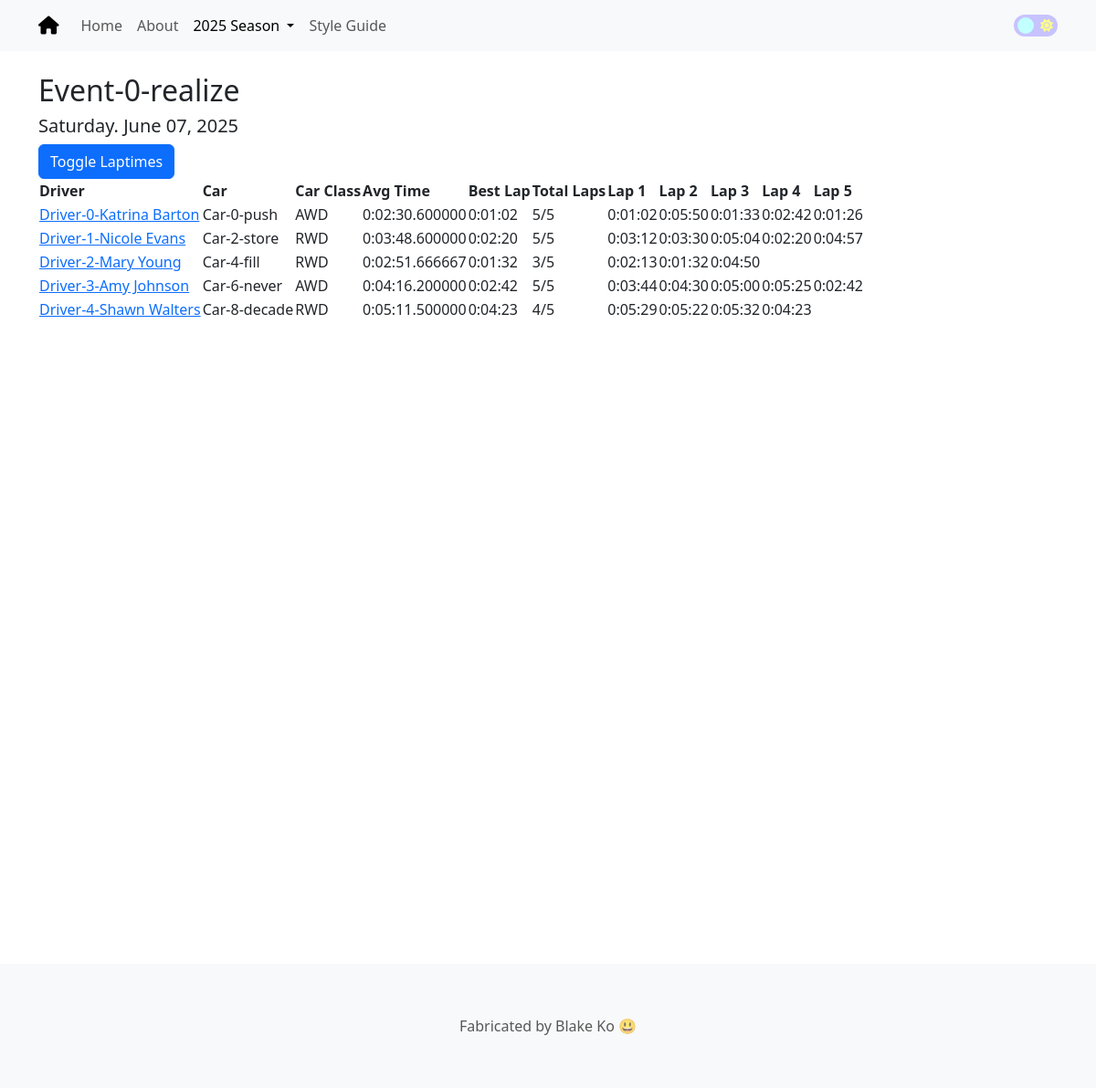
Screenshot of /event/2025/1 with the database file from the repository.
### app/models.py (models this page shows, shortened)
class Event(db.Model):
    id:             so.Mapped[int] = so.mapped_column(primary_key=True)
    event_name:     so.Mapped[str] = so.mapped_column(sa.String(64), index=True, unique=True)
    event_date:     so.Mapped[datetime.date] = so.mapped_column(sa.Date, index=True)
    event_type_id:  so.Mapped[int] = so.mapped_column(sa.ForeignKey('event_type.id'), index=True)
    season_id:      so.Mapped[int] = so.mapped_column(sa.ForeignKey('season.id'), index=True)
    event_type:     so.Mapped["EventType"] = so.relationship("EventType", back_populates="events")
    season:         so.Mapped["Season"] = so.relationship("Season", back_populates="events")
    driver_events:  so.Mapped[list["DriverEvent"]] = so.relationship("DriverEvent", back_populates="event")

class DriverEvent(db.Model):
    __table_args__ = (sa.UniqueConstraint('driver_id', 'event_id', 'car_id', name='unique_driver_event'),)
    id:         so.Mapped[int] = so.mapped_column(primary_key=True)
    driver_id:  so.Mapped[int] = so.mapped_column(sa.ForeignKey('driver.id'), index=True)
    event_id:   so.Mapped[int] = so.mapped_column(sa.ForeignKey('event.id'), index=True)
    car_id:     so.Mapped[int] = so.mapped_column(sa.ForeignKey('car.id'), index=True)
    driver:     so.Mapped["Driver"] = so.relationship("Driver", back_populates="driver_events")
    event:      so.Mapped["Event"] = so.relationship("Event", back_populates="driver_events")
    car:        so.Mapped["Car"] = so.relationship("Car", back_populates="driver_events")
    laptimes:           so.Mapped[list["Laptime"]] = so.relationship("Laptime", back_populates="driver_event")
    driver_event_stats: so.Mapped[Optional["DriverEventStats"]] = so.relationship("DriverEventStats", back_populates="driver_event")

class Driver(db.Model):
    id:             so.Mapped[int] = so.mapped_column(primary_key=True)
    driver_name:    so.Mapped[str] = so.mapped_column(sa.String(64), index=True, unique=True)
    driver_events:  so.Mapped[list["DriverEvent"]] = so.relationship("DriverEvent", back_populates="driver")
    def get_slug(self):
        return slugify(self.driver_name)

class Car(db.Model):
    __table_args__ = (sa.UniqueConstraint('car_name', 'car_class', name='unique_car'),)
    id:         so.Mapped[int] = so.mapped_column(primary_key=True)
    car_name:   so.Mapped[str] = so.mapped_column(sa.String(64), index=True)
    car_class:  so.Mapped[str] = so.mapped_column(sa.String(64), index=True)
    driver_events: so.Mapped[list["DriverEvent"]] = so.relationship("DriverEvent", back_populates="car")

class DriverEventStats(db.Model):
    id:                 so.Mapped[int] = so.mapped_column(primary_key=True)
    driver_event_id:    so.Mapped[int] = so.mapped_column(sa.ForeignKey('driver_event.id'), unique=True, index=True)
    fastest_lap:        so.Mapped[Optional[datetime.timedelta]] = so.mapped_column(sa.Interval)
    average_lap:        so.Mapped[Optional[datetime.timedelta]] = so.mapped_column(sa.Interval)
    total_laps:         so.Mapped[int] = so.mapped_column(sa.Integer, index=True)
    driver_event:       so.Mapped["DriverEvent"] = so.relationship("DriverEvent", back_populates="driver_event_stats")

class Laptime(db.Model):
    id:                 so.Mapped[int] = so.mapped_column(primary_key=True)
    driver_event_id:    so.Mapped[int] = so.mapped_column(sa.ForeignKey('driver_event.id'))
    laptime:            so.Mapped[datetime.timedelta] = so.mapped_column(sa.Interval)
    run_number:         so.Mapped[int] = so.mapped_column(sa.Integer, index=True)
    driver_event:       so.Mapped["DriverEvent"] = so.relationship("DriverEvent", back_populates="laptimes")

### app/routes.py (the view)
@app.route('/event/<int:year>/<int:event_id>')
def event(year, event_id):
    event = db.first_or_404(sa.select(Event).where(Event.id == event_id, sa.extract('year', Event.event_date) == year))
    event_max_laps = get_driver_event_stats_with_most_laps(event_id)
    return render_template('event.html', event=event, event_max_laps=event_max_laps)

### app/context_globals.py (called while the page is built)
@app.context_processor
def inject_globals():
    drivers = db.session.scalars(sa.select(Driver)).all()
    events = db.session.scalars(sa.select(Event)).all()
    return {
        'drivers': drivers,
        'events': events
    }

### app/db_query_helpers.py (called while the page is built)
def get_driver_event_stats_with_most_laps(event_id):
    query = (
        db.session.query(DriverEventStats)
        .join(DriverEvent, DriverEventStats.driver_event_id == DriverEvent.id)
        .filter(DriverEvent.event_id == event_id)
        .order_by(desc(DriverEventStats.total_laps))
        .first()
    )
    return query.total_laps if query else None

### app/templates/event.html
{% extends "base.html" %}
{% block content %}
    <h2>{{ event.event_name }}</h2>
    <h5>{{ event.event_date.strftime('%A') }}. {{ event.event_date.strftime('%B') }} {{ event.event_date.strftime('%d')}}, {{ event.event_date.strftime('%Y') }}</h5>
    <button class="btn btn-primary" type="button" onclick="toggleColumn('laptimes-column')">
        Toggle Laptimes
    </button>
    <table class="my-event-bootstrap-table">
        <thead>
            <tr>
                <th data-field="my-driver" data-sortable="true">Driver</th>
                <th data-field="my-car" data-sortable="true">Car</th>
                <th data-sortable="true">Car Class</th>
                <th data-sortable="true">Avg Time</th>
                <th data-sortable="true">Best Lap</th>
                <th data-sortable="true">Total Laps</th>
                {% for i in range(event_max_laps) %}
                <th class="laptimes-column" data-sortable="true">Lap {{ i + 1 }}</th>
                {% endfor %}
            </tr>
        </thead>
        <tbody>
            {% for driver_event in event.driver_events %}
            <tr>
                <td><a href="{{ url_for('driver', driver_id=driver_event.driver.id, slug=driver_event.driver.get_slug()) }}">{{ driver_event.driver.driver_name }}</a></td>
                <td>{{ driver_event.car.car_name }}</td>
                <td>{{ driver_event.car.car_class }}</td>
                <td>{{ driver_event.driver_event_stats.average_lap }}</td>
                <td>{{ driver_event.driver_event_stats.fastest_lap }}</td>
                <td>{{ driver_event.driver_event_stats.total_laps }}/{{ event_max_laps }}</td>
                {% for laptime in driver_event.laptimes %}
                <td class="laptimes-column">{{ laptime.laptime }}</td>
                {% endfor %}
            </tr>
            {% endfor %}
        </tbody>
    </table>
{% endblock %}

### app/templates/base.html (shortened to what this page needs)
<!doctype html>
<html lang="en" id="base-html">
    <head>
        <link rel="stylesheet" href="https://cdn.jsdelivr.net/npm/bootstrap@5.3.2/dist/css/bootstrap.min.css">
        <link rel="stylesheet" href="https://cdnjs.cloudflare.com/ajax/libs/bootstrap-table/1.18.3/bootstrap-table.min.css">
        <link rel="stylesheet" href="https://cdnjs.cloudflare.com/ajax/libs/font-awesome/6.7.2/css/all.min.css">
        <link rel="stylesheet" href="{{ url_for('static', filename='css/theme-toggle.css') }}">
        <link rel="stylesheet" href="{{ url_for('static', filename='css/footer.css') }}">
    </head>
    <body>
    {% include 'header.html' %}
    <div class="container content-container">
        <div class="content">
        <br>
            {% block content %}{% endblock %}
        </div>
    </div>
    {% include 'footer.html' %}
    </body>
</html>

### app/templates/header.html (shortened to what this page needs)
<nav class="navbar sticky-top navbar-expand-lg bg-body-tertiary">
  <div class="container container-fluid">
    <a class="navbar-brand" href="{{ url_for('my_home') }}">
      <i class="fa-solid fa-house"></i>
    </a>
    <div class="collapse navbar-collapse" id="navbarNavAltMarkup">
      <div class="navbar-nav">
        <a class="nav-link {% if request.endpoint == 'my_home' %}active{% endif %}" aria-current="{% if request.endpoint == 'my_home' %}page{% endif %}" href="{{ url_for('my_home') }}">Home</a>
        <a class="nav-link {% if request.endpoint == 'my_about' %}active{% endif %}" aria-current="{% if request.endpoint == 'my_about' %}page{% endif %}" href="{{ url_for('my_about') }}">About</a>
        <li class="nav-item dropdown">
        <a class="nav-link dropdown-toggle {% if request.endpoint == 'event' %}active{% endif %}" href="#" role="button" data-bs-toggle="dropdown" aria-expanded="false">
        2025 Season
        </a>
        </li>
        <a class="nav-link {% if request.endpoint == 'my_style_guide' %}active{% endif %}" aria-current="{% if request.endpoint == 'my_style_guide' %}page{% endif %}" href="{{ url_for('my_style_guide') }}">Style Guide</a>
      </div>
        <ul class="navbar-nav ms-auto">
            <li class="nav-item d-flex justify-content-center align-items-center">
                <label for="daynight-checkbox" class="daynight-checkbox-label">
                    <i class="fas fa-sun"></i>
                    <span class="daynight-ball"></span>
                </label>
            </li>
        </ul>
    </div>
  </div>
</nav>

### app/templates/footer.html
<footer class="footer">
    <nav class="navbar bg-body-tertiary justify-content-center py-5">
        <span class="navbar-text">
            Fabricated by Blake Ko 😃
        </span>
    </nav>
</footer>

### app/static/css/theme-toggle.css (style rules this page uses)
.daynight-checkbox-label { background-color: #c7c3ff; width: 48px; height: 24px; border-radius: 50px; position: relative; padding: 5px; display: flex; cursor: pointer; justify-content: space-between; align-items: center; transition: background-color 0.2s linear; }
.fa-sun { color: rgb(255, 255, 132); font-size: 14px; position: relative; top: 50%; transform: translateY(-50%); }
.daynight-checkbox-label .daynight-ball { background-color: rgb(194, 255, 255); width: 18px; height: 18px; position: absolute; left: 4px; top: 3px; border-radius: 50%; transition: transform 0.2s linear; }

### app/static/css/footer.css (style rules this page uses)
html, body { height: 100%; margin: 0; }
.content-container { display: flex; flex-direction: column; min-height: 100vh; }
.content { flex: 1; }
.footer { margin-top: 200px; }

### rows the page displays
Event: event_name "Event-0-realize", event_date "Saturday", event_date "June", event_date "07", event_date "2025"
DriverEvent: driver.driver_name "Driver-0-Katrina Barton", car.car_name "Car-0-push", car.car_class "AWD", driver_event_stats.average_lap "0:02:30.600000", driver_event_stats.fastest_lap "0:01:02", driver_event_stats.total_laps "5", event_max_laps "5"
Laptime: laptime "0:01:02"
Laptime: laptime "0:05:50"
Laptime: laptime "0:01:33"
Laptime: laptime "0:02:42"
Laptime: laptime "0:01:26"
DriverEvent: driver.driver_name "Driver-1-Nicole Evans", car.car_name "Car-2-store", car.car_class "RWD", driver_event_stats.average_lap "0:03:48.600000", driver_event_stats.fastest_lap "0:02:20", driver_event_stats.total_laps "5", event_max_laps "5"
Laptime: laptime "0:03:12"
Laptime: laptime "0:03:30"
Laptime: laptime "0:05:04"
Laptime: laptime "0:02:20"
Laptime: laptime "0:04:57"
DriverEvent: driver.driver_name "Driver-2-Mary Young", car.car_name "Car-4-fill", car.car_class "RWD", driver_event_stats.average_lap "0:02:51.666667", driver_event_stats.fastest_lap "0:01:32", driver_event_stats.total_laps "3", event_max_laps "5"
Laptime: laptime "0:02:13"
Laptime: laptime "0:01:32"
Laptime: laptime "0:04:50"
DriverEvent: driver.driver_name "Driver-3-Amy Johnson", car.car_name "Car-6-never", car.car_class "AWD", driver_event_stats.average_lap "0:04:16.200000", driver_event_stats.fastest_lap "0:02:42", driver_event_stats.total_laps "5", event_max_laps "5"
Laptime: laptime "0:03:44"
Laptime: laptime "0:04:30"
Laptime: laptime "0:05:00"
Laptime: laptime "0:05:25"
Laptime: laptime "0:02:42"
DriverEvent: driver.driver_name "Driver-4-Shawn Walters", car.car_name "Car-8-decade", car.car_class "RWD", driver_event_stats.average_lap "0:05:11.500000", driver_event_stats.fastest_lap "0:04:23", driver_event_stats.total_laps "4", driver "5"
Laptime: laptime "0:05:29"
Laptime: laptime "0:05:22"
Laptime: laptime "0:05:32"
Laptime: laptime "0:04:23"

### other values shown
{{ i + 1 }} "1" "2" "3" "4" "5"
